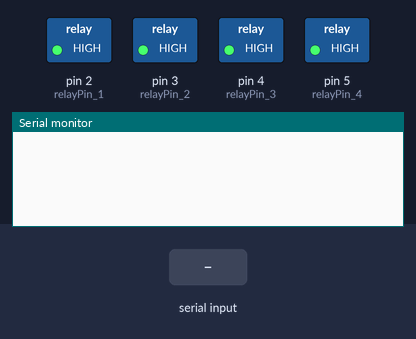
Bench run of a sketch on a simulated Arduino Uno, built with avr-gcc and run on an emulated ATmega328P. Shown: switched loads named in the sketch (green lamp = pin HIGH), the last lines printed to the serial monitor. Inputs (shaded band) come from the test bench.

Above: at 1.2 s.
1.3 s: "90,45\n" received over Serial
At 2.5 s:
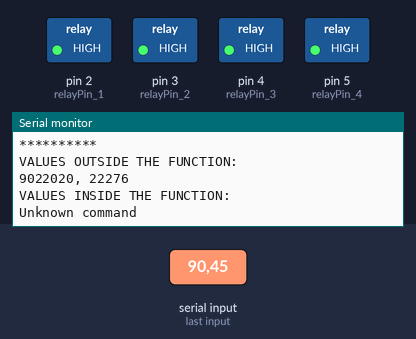
2.8 s: "1\n" received over Serial
At 4.0 s:
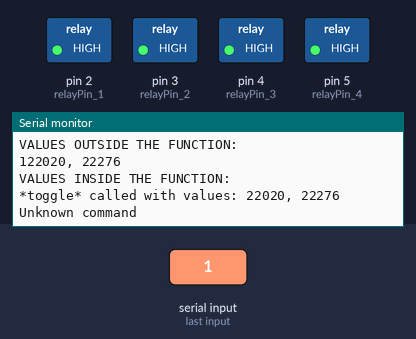
4.3 s: "2\n" received over Serial
At 5.3 s:
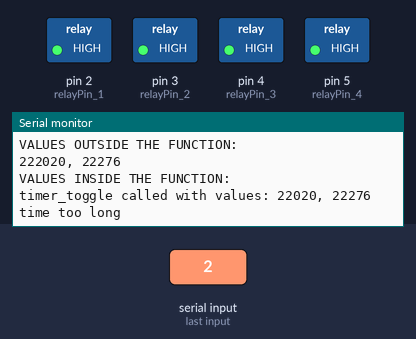

Measured:
- after the input at 1.3 s, the serial monitor: prints a new line at once (image 1)
- after the input at 2.8 s, the serial monitor: prints a new line at once (image 2)
- after the input at 4.3 s, the serial monitor: prints a new line at once (image 3)

The sketch:

command_parsing.ino
```cpp
int relayPin_1 = 2; // Pin connected to the relay
int relayPin_2 = 3; // Pin connected to the relay
int relayPin_3 = 4; // Pin connected to the relay
int relayPin_4 = 5; // Pin connected to the relay

char inputString[8]; // Array to hold the input string
bool stringComplete = false; // Flag to indicate when the input string is complete

void setup() {
  pinMode(relayPin_1, OUTPUT);
  digitalWrite(relayPin_1, HIGH); // Start with the relay off

  pinMode(relayPin_2, OUTPUT);
  digitalWrite(relayPin_2, HIGH); // Start with the relay off

  pinMode(relayPin_3, OUTPUT);
  digitalWrite(relayPin_3, HIGH); // Start with the relay off

  pinMode(relayPin_4, OUTPUT);
  digitalWrite(relayPin_4, HIGH); // Start with the relay off

  Serial.begin(9600); // Initialize serial communication
  inputString[0] = '\0'; // Initialize inputString to an empty string

}

void loop() {

  // while(!Serial.available()); // wait till data to be filled in serial buffer
  // String incommingStr = Serial.readStringUntil('\n'); // read the complete string


  if (stringComplete) {
    int cmd_id;
    int relay_no, arg;

    // Parse the input string
    sscanf(inputString, "%d:%d:%d", &cmd_id, &relay_no, &arg);
    Serial.print("**********\n");
    Serial.print("VALUES OUTSIDE THE FUNCTION: \n");
    Serial.print(cmd_id);
    Serial.print(relay_no);
    Serial.print(", ");
    Serial.println(arg);
    Serial.print("VALUES INSIDE THE FUNCTION: \n");
    // Call functions based on the cmd_id
    if (cmd_id == 1) {
      toggle(relay_no, arg);
    }
    else if (cmd_id == 2) {
      timer_toggle(relay_no, arg);
    }
    else {
      Serial.println("Unknown command");
    }

    // Clear the input string and reset the flag
    inputString[0] = '\0';
    stringComplete = false;
    }
  // Read serial input
  while (Serial.available()) {
    char inChar = (char)Serial.read();
    strncat(inputString, &inChar, 1);
    if (inChar == '\n') {
      stringComplete = true;
    }
  }

}

  // Example toggle
  void toggle(int relay_no, int arg) {
    Serial.print("*toggle* called with values: ");
    Serial.print(relay_no);
    Serial.print(", ");
    Serial.println(arg);
    if (relay_no == 1){
      if (arg == 1) {
        digitalWrite(relayPin_1, HIGH); // Turn relay 1 on
        }
      else if (arg == 0) {
          digitalWrite(relayPin_1, LOW); // Turn relay 1 off
        }
      else {
      Serial.println("Unknown command");
      }
    }
    else if (relay_no == 2){
      if (arg == 1) {
        digitalWrite(relayPin_2, HIGH);
      }
      else if (arg == 0) {
        digitalWrite(relayPin_2, LOW);
      }
      else {
      Serial.println("Unknown command");
      }
    }
    else if (relay_no == 3){
      if (arg == 1) {
        digitalWrite(relayPin_3, HIGH);
      }
      else if (arg == 0) {
        digitalWrite(relayPin_3, LOW);
      }
    else {
      Serial.println("Unknown command");
      }
    }
    else if (relay_no == 4){
      if (arg == 1) {
        digitalWrite(relayPin_4, HIGH);
      }
      else if (arg == 0) {
        digitalWrite(relayPin_4, LOW);
      }
      else {
      Serial.println("Unknown command");
      }
    }
    else {
      Serial.println("Unknown command");
    }
  }


void timer_toggle(int relay_no, int arg) {
  // arg is the time interval
  Serial.print("timer_toggle called with values: ");
  Serial.print(relay_no);
  Serial.print(", ");
  Serial.println(arg);

  if (arg <= 1000) {
    if (relay_no == 1){
      digitalWrite(relayPin_1, HIGH);
      delay(arg);
      digitalWrite(relayPin_1, LOW);
    }
    else if (relay_no == 2){
      digitalWrite(relayPin_2, HIGH);
      delay(arg);
      digitalWrite(relayPin_2, LOW);
    }

    else if (relay_no == 3){
      digitalWrite(relayPin_3, HIGH);
      delay(arg);
      digitalWrite(relayPin_3, LOW);
    }
    else if (relay_no == 4){
      digitalWrite(relayPin_3, HIGH);
      delay(arg);
      digitalWrite(relayPin_3, LOW);
    }
  }
  else {
    Serial.println("time too long");
  }
}
```
